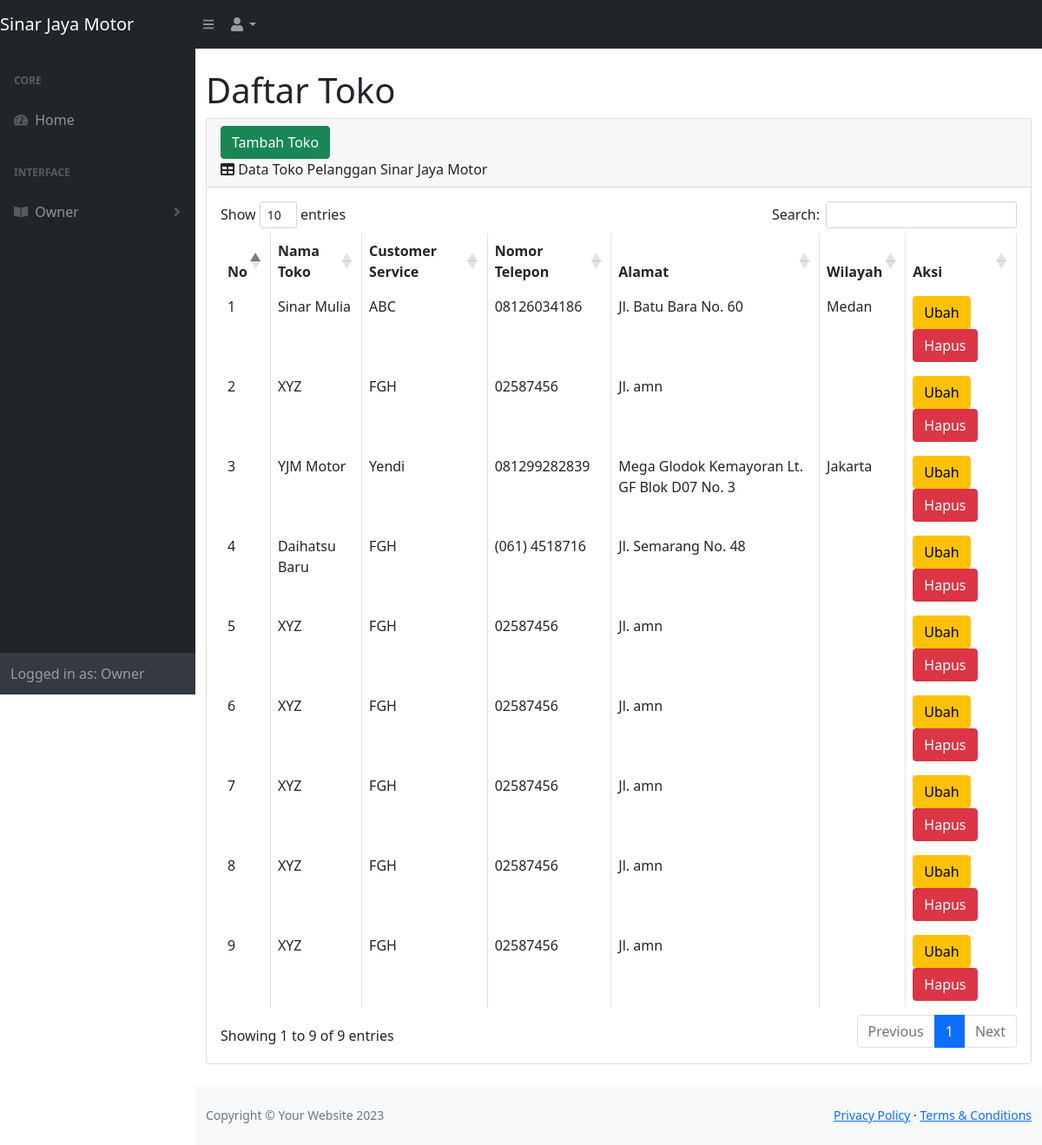
The page /toko.php (signed in) on the database its author committed.
### tables this page shows
CREATE TABLE `tb_toko` (
  `id_toko` int(11) NOT NULL,
  `nama_toko` varchar(100) NOT NULL,
  `cs_toko` varchar(100) NOT NULL,
  `no_telp` varchar(100) NOT NULL,
  `alamat` varchar(100) NOT NULL,
  `wilayah` varchar(50) NOT NULL
);

### toko.php (the view, shortened to what this page needs)
<?php
     include 'function.php';
?>
<!DOCTYPE html>
<html lang="en">
    <head>
        <link href="./css/styles.css" rel="stylesheet" />
        <link href="https://cdn.datatables.net/1.10.20/css/dataTables.bootstrap4.min.css" rel="stylesheet" />
    </head>
    <body class="sb-nav-fixed">
        <nav class="sb-topnav navbar navbar-expand navbar-dark bg-dark">
            <a class="navbar-brand" href="home.php">Sinar Jaya Motor</a>
            <button class="btn btn-link btn-sm order-1 order-lg-0" id="sidebarToggle" href="#"><i class="fas fa-bars"></i></button>
            <ul class="navbar-nav ml-auto ml-md-0">
                <li class="nav-item dropdown">
                    <a class="nav-link dropdown-toggle" id="userDropdown" href="#" role="button" data-toggle="dropdown" aria-haspopup="true" aria-expanded="false"><i class="fas fa-user fa-fw"></i></a>
                </li>
            </ul>
        </nav>
        <div id="layoutSidenav">
            <div id="layoutSidenav_nav">
                <nav class="sb-sidenav accordion sb-sidenav-dark" id="sidenavAccordion">
                    <div class="sb-sidenav-menu">
                        <div class="nav">
                            <div class="sb-sidenav-menu-heading">Core</div>
                            <a class="nav-link" href="home.php">
                                <div class="sb-nav-link-icon"><i class="fas fa-tachometer-alt"></i></div>
                                Home
                            </a>
                            <div class="sb-sidenav-menu-heading">Interface</div>
                            <a class="nav-link collapsed" href="#" data-toggle="collapse" data-target="#collapseLayouts" aria-expanded="false" aria-controls="collapseLayouts">
                                <div class="sb-nav-link-icon"><i class="fas fa-book-open"></i></div>
                                Owner
                                <div class="sb-sidenav-collapse-arrow"><i class="fas fa-angle-down"></i></div>
                            </a>
                        </div>
                    </div>
                    <div class="sb-sidenav-footer">
                        <div class="High">
                            Logged in as: Owner
                        </div>
                    </div>
                </nav>
            </div>
            <div id="layoutSidenav_content">
                <main>
                    <div class="container-fluid">
                        <h1 class="mt-4">Daftar Toko</h1>
                        <div class="card mb-4">
                            <div class="card-header">
                                <button type="button" class="btn btn-success"  data-toggle="modal" data-target="#myModal">Tambah Toko</button>
                                <br>
                                <i class="fas fa-table mr-1"></i>
                                Data Toko Pelanggan Sinar Jaya Motor
                            </div>
                            <div class="card-body">
                                <div class="table-responsive">
                                    <table class="table table-bordered" id="dataTable" width="100%" cellspacing="0">
                                        <thead>
                                            <tr>
                                                <th>No</th>
                                                <th>Nama Toko</th>
                                                <th>Customer Service</th>
                                                <th>Nomor Telepon</th>
                                                <th>Alamat</th>
                                                <th>Wilayah</th>
                                                <th>Aksi</th>
                                            </tr>
                                        </thead>
                                        <tbody>
                                        <?php
                                        $ambilsemuadatastock = mysqli_query($koneksi,"SELECT * FROM tb_toko");
                                        $i=1;
                                        while($data=mysqli_fetch_array($ambilsemuadatastock)){
                                            $idt     = $data['id_toko'];
                                            $namat   = $data['nama_toko'];
                                            $cst     = $data['cs_toko'];
                                            $notelp  = $data['no_telp'];
                                            $alamat  = $data['alamat'];
                                            $wilayah = $data['wilayah'];
                                        ?>
                                        <tr>
                                            <td><?=$i++?></td>
                                            <td><?=$namat;?></td>
                                            <td><?=$cst;?></td>
                                            <td><?=$notelp;?></td>
                                            <td><?=$alamat;?></td>
                                            <td><?=$wilayah;?></td>
                                            <td>
                                                <button type="button" class="btn btn-warning" data-toggle="modal" data-target="#edit<?=$idt;?>">
                                                Ubah
                                                </button>
                                                <button type="button" class="btn btn-danger" data-toggle="modal" data-target="#delete<?=$idt;?>">
                                                Hapus
                                                </button>
                                            </td>
                                        </tr>
                                        <?php };?>
                                        </tbody>
                                    </table>
                                </div>
                            </div>
                        </div>
                    </div>
                </main>
                <footer class="py-4 bg-light mt-auto">
                    <div class="container-fluid">
                        <div class="d-flex align-items-center justify-content-between small">
                            <div class="text-muted">Copyright &copy; Your Website 2023</div>
                            <div>
                                <a href="#">Privacy Policy</a>
                                &middot;
                                <a href="#">Terms &amp; Conditions</a>
                            </div>
                        </div>
                    </div>
                </footer>
            </div>
        </div>
    </body>
</html>

### rows shown on the page
tb_toko: nama_toko "Sinar Mulia", cs_toko "ABC", no_telp "08126034186", alamat "Jl. Batu Bara No. 60", wilayah "Medan"
tb_toko: nama_toko "XYZ", cs_toko "FGH", no_telp "02587456", alamat "Jl. amn"
tb_toko: nama_toko "YJM Motor", cs_toko "Yendi", no_telp "081299282839", alamat "Mega Glodok Kemayoran Lt. GF Blok D07 No. 3", wilayah "Jakarta"
tb_toko: nama_toko "Daihatsu Baru", cs_toko "FGH", no_telp "(061) 4518716", alamat "Jl. Semarang No. 48"
tb_toko: nama_toko "XYZ", cs_toko "FGH", no_telp "02587456", alamat "Jl. amn"
tb_toko: nama_toko "XYZ", cs_toko "FGH", no_telp "02587456", alamat "Jl. amn"
tb_toko: nama_toko "XYZ", cs_toko "FGH", no_telp "02587456", alamat "Jl. amn"
tb_toko: nama_toko "XYZ", cs_toko "FGH", no_telp "02587456", alamat "Jl. amn"
tb_toko: nama_toko "XYZ", cs_toko "FGH", no_telp "02587456", alamat "Jl. amn"
